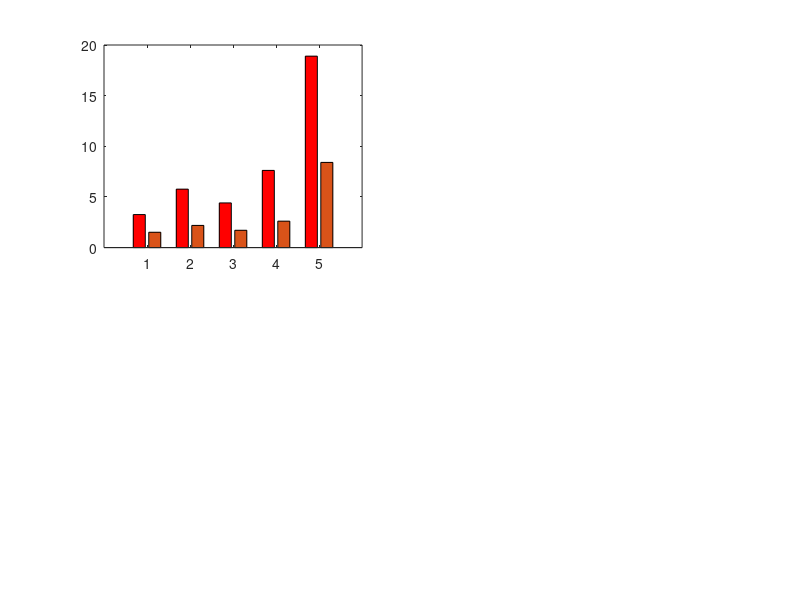

This figure's MATLAB source: (Note: this script raises an error after producing the figure.)
y=[ 3.2604  1.5145; 5.77  2.19; 4.41  1.71;7.62  2.61;18.9  8.41;];
subplot(2,2,1)
b=bar(y);


bar_handle = bar(y,'grouped');
set(bar_handle(1),'FaceColor','r','FaceAlpha',.55)
set(bar_handle(2),'FaceColor','b','FaceAlpha',.55)



legend('MIPS','Smart-PGsim');

set(gca,'XTickLabel',{'14-bus','30-bus','57-bus','118-bus','300-bus'} ,'FontSize',12)
xlabel('Problem Size','FontSize',13)
ylabel('Excution Time (*10^{2}/s)','FontSize',13);  
grid on;

y_1 = y(2,:)/y(1,:)

ave_y = mean(y(2,:))
